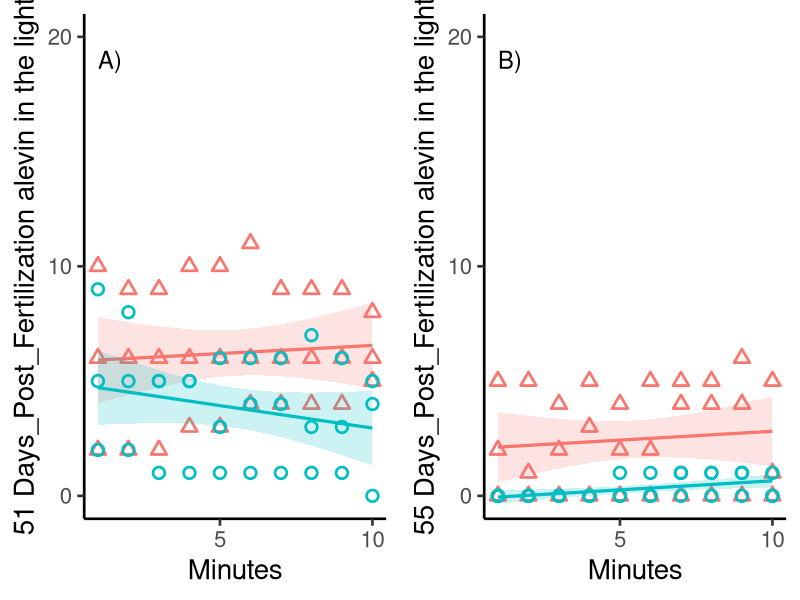

Source code (R):
require(ggplot2)
require(lme4)
library(dplyr)
library(gridExtra)

light<-read.csv("data/Episodic_Exposure_Light_Test.csv")
lightc<-light[light$Treatment=="Control",]
lightc51<-lightc%>%
  filter(Days_Post_Fertilization == 51)
lightc55<-lightc%>%
  filter(Days_Post_Fertilization == 55)
lightcglm<-glm(lightc$N_in_Light~lightc$Minutes_Post_Switch)
lightc51glm<-glm(lightc51$N_in_Light~lightc51$Minutes_Post_Switch)
lightc55glm<-glm(lightc55$N_in_Light~lightc55$Minutes_Post_Switch)

lightq<-light[light$Treatment=="6PPDQ",]
lightq51<-lightq%>%
  filter(Days_Post_Fertilization == 51)
lightq55<-lightq%>%
  filter(Days_Post_Fertilization == 55)
lightqglm<-glm(lightq$N_in_Light~lightq$Minutes_Post_Switch)
lightq51glm<-glm(lightq51$N_in_Light~lightq51$Minutes_Post_Switch)
lightq55glm<-glm(lightq55$N_in_Light~lightq55$Minutes_Post_Switch)

plot51<-ggplot(lightq51, aes(x = Minutes_Post_Switch, y = N_in_Light)) +
  geom_smooth(data=lightq51, linewidth=1.1, method=lm, formula = y~x, 
              color="#F8766D", fill="#F8766D", alpha=0.2)+
  geom_point(color="#F8766D", size=3, shape=2, stroke=1.4,alpha=1)+
  geom_smooth(data=lightc51, linewidth=1.1, method=lm, formula = y~x, 
              color="#00bfc4", fill="#00bfc4", alpha=0.2)+
  geom_point(data=lightc51, color="#00bfc4", size=3, shape=1, stroke=1.4,
             alpha=1)+
  labs(x="Minutes", y="51 Days_Post_Fertilization alevin in the light")+
  coord_cartesian(ylim=c(0,20),xlim=c(1,10),expand=TRUE)+
  scale_y_continuous(breaks=seq(0,20,by=10))+
  scale_x_continuous(breaks=seq(0,10,by=5))+
  theme(legend.position=c(0,0))+
  annotate("text",x=1,y=19,label="A)",size=6,hjust=0, size=8)+
  theme_classic(20)

plot55<-ggplot(lightq55, aes(x = Minutes_Post_Switch, y = N_in_Light)) +
  geom_smooth(data=lightq55, linewidth=1.1, method=lm, formula = y~x, 
              color="#F8766D", fill="#F8766D", alpha=0.2)+
  geom_point(color="#F8766D", size=3, shape=2, stroke=1.4,alpha=1)+
  geom_smooth(data=lightc55, linewidth=1.1, method=lm, formula = y~x, 
              color="#00bfc4", fill="#00bfc4", alpha=0.2)+
  geom_point(data=lightc55, color="#00bfc4", size=3, shape=1, stroke=1.4,
             alpha=1)+
  labs(x="Minutes", y="55 Days_Post_Fertilization alevin in the light")+
  coord_cartesian(ylim=c(0,20),xlim=c(1,10),expand=TRUE)+
  scale_y_continuous(breaks=seq(0,20,by=10))+
  scale_x_continuous(breaks=seq(0,10,by=5))+
  theme(legend.position=c(0,0))+
  annotate("text",x=1,y=19,label="B)",size=6,hjust=0, size=8)+
  theme_classic(20)

grid.arrange(plot51,plot55,ncol=2)

#statistics
lightc51<-lightc[lightc$Days_Post_Fertilization==51,]
lightq51<-lightq[lightq$Days_Post_Fertilization==51,]
t.test(lightc51$N_in_Light,lightq51$N_in_Light,paired=TRUE)

lightc55<-lightc[lightc$Days_Post_Fertilization==55,]
lightq55<-lightq[lightq$Days_Post_Fertilization==55,]
t.test(lightc55$N_in_Light,lightq55$N_in_Light,paired=TRUE)
sd(lightc$N_in_Light)
sd(lightq$N_in_Light)
